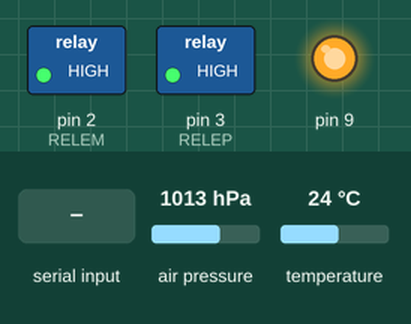
This sketch was run on a simulated Arduino Uno, built with avr-gcc and run on an emulated ATmega328P. On the bench: switched loads named in the sketch (green lamp = pin HIGH), output pins drawn as LEDs (lit = HIGH). The test bench sets the inputs (shaded band); at power-on: air pressure 1013 hPa, temperature 24 °C. Storage starts empty.

Above: at 1.2 s.
1.3 s: "1" received over the second serial link
At 1.8 s:
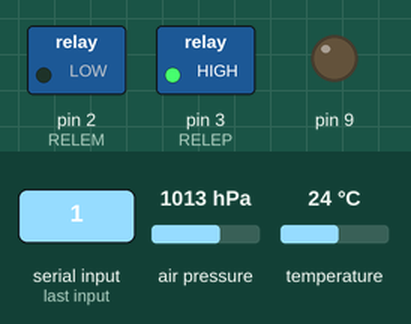
At 3.7 s:
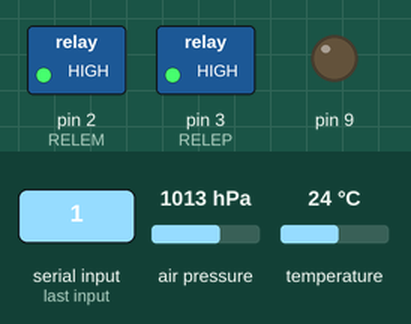
4.3 s: air pressure set to 1025 hPa
At 5.3 s:
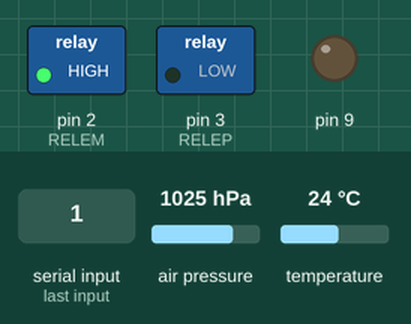
Timing chart, 0 to 7.5 s (numbered marks = the images above; inputs shaded):
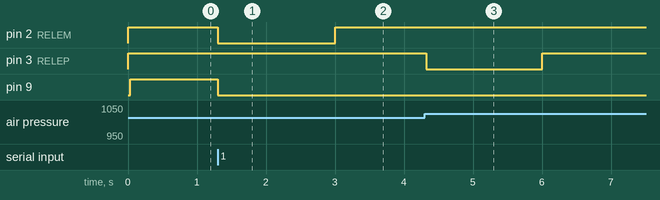

The sketch:

ProyectoKepler.ino
```cpp
/*
 *               UNIVERSIDAD SERGIO ARBOLEDA
 *               ARQUITECTURA DE COMPUTADORES
 *                    PROYECTO KEPLER
 *
 *                   Juan Esteban Arias
 *                  Juan Camilo Hernández
 *                 Christian David Jimenez
 *         ...................................
 *    El siguiente codigo, representa el funcionamineto
 * de un cohete al recopilar, guardar y mostrar informacion
 * como temperatura, presion, altura y velocidad alcanzada
 *                    durante el vuelo.
 */


#include <SPI.h>                // incluye libreria interfaz SPI
#include <SD.h>                 // incluye libreria para tarjetas SD
#include <SoftwareSerial.h>     // libreria que permite establecer pines digitales
#include <Wire.h>
#include <Adafruit_BMP085.h>    //Libreria para usar BMP180

File archivo;     // objeto archivo del tipo File

SoftwareSerial miBT(4, 5);  // pin 11 como RX, pin 10 como TX

Adafruit_BMP085 bmp;  //Instanca del sensor Barometrico


int RELEM = 2; //ini2
int RELEP = 3; //ini1

bool encendido = false;
bool motoresOn = false;
bool paracaidasOn = false;
bool caida = false;

int tiempo;
int tiempoBase=0;
int tiempoCaida=0;
int tiempoAterrizaje=0;

char datoBT = 4;

float correccionAl = 0;
float maximaAltura;
float altura;
float alturaReal;
float temperatura;
float presion;
float velocidad;

int datoMenor;
int segundo;
int aux = 300;

void setup() {
  Serial.begin(9600);

  miBT.begin(38400);        // comunicacion serie entre Arduino y el modulo a 38400 bps

  pinMode(9, OUTPUT);

  inicializarRele();

  inicializarMicroSD();

  inicializarBarometro();

  digitalWrite(9, HIGH);
}

void inicializarBarometro(){
  digitalWrite(9, LOW);
  if (!bmp.begin()) {
    Serial.println("HHAHA");
  while (1) {}
  }else{
    alturaReal = bmp.readAltitude(0);
    while(alturaReal<=2){
      if(alturaReal>-100){
        aux = 5;
      }
      correccionAl+=aux;
      alturaReal = bmp.readAltitude(correccionAl);
    }
  }
}

void inicializarMicroSD(){
  if (!SD.begin(10)) {     // inicializacion de tarjeta SD
    Serial.println("HOHOHO");
    while (1) {}
  }
  archivo = SD.open("Datos.txt", FILE_WRITE);  // apertura para lectura/escritura de archivo prueba.txt
  if (archivo) {
    archivo.println("SEGUNDO,ALTURA,ALTURACORREGIDA,VELOCIDAD,PRESION,TEMPERATURA");  // escritura de una linea de texto en archivo
  }
}


 void inicializarRele(){
  pinMode(RELEM, OUTPUT);
  pinMode(RELEP, OUTPUT);
  digitalWrite(RELEM, HIGH);
  digitalWrite(RELEP, HIGH);
}

void loop() {
  if(!encendido){
    if (miBT.available()){
      datoBT = miBT.read();    // almacena en DATO el caracter recibido desde modulo
      if(datoBT=='1'){
        encendido = true;
        tiempoBase = millis()/1000; //5
        digitalWrite(9, LOW);
      }
    }
  }else{
    if(!motoresOn){                 //Si los propulsores estan apagados
      prenderMotores();
    }else{
      if(!caida){
        estamosCayendo();
        tiempoCaida=millis()/1000;
      }else{
        if(!paracaidasOn){
          abrirParacaidas();
        }else{
          if(aterrizajeExitoso()>10){
            archivo.close();
            while(1){}
          }
        }
      }
    }
    obtenerInformacion();
  }
}

void estamosCayendo(){
  if(alturaReal > maximaAltura){
    maximaAltura = alturaReal;
    datoMenor = 0;
  }else{
    if(maximaAltura-alturaReal>2.50){
      caida = true;
    }
  }
}

void guardarInformacion(){
  if(archivo){
    archivo.print(segundo);
    archivo.print(",");
    archivo.print(altura);
    archivo.print(",");
    archivo.print(alturaReal);
    archivo.print(",");
    archivo.print(velocidad);
    archivo.print(",");
    archivo.print(presion);
    archivo.print(",");
    archivo.println(temperatura);
   }
}

void obtenerInformacion(){
  tiempo=millis()/1000;
  segundo = tiempo-tiempoBase;
  temperatura = bmp.readTemperature();
  presion = bmp.readPressure();
  altura = bmp.readAltitude();
  alturaReal = bmp.readAltitude(correccionAl);
  velocidad = alturaReal/segundo;
  guardarInformacion();
}

bool prenderMotores(){ //Led rojo encendido: RELE Apagado
  digitalWrite(RELEM, LOW);
  if((millis()/1000)-tiempoBase>=2){
    digitalWrite(RELEM, HIGH);
    motoresOn=true;
  }
}

void abrirParacaidas(){
  digitalWrite(RELEP, LOW);
  if((millis()/1000)-tiempoCaida>=1.8){
    digitalWrite(RELEP, HIGH);
    paracaidasOn = true;
  }
}

int aterrizajeExitoso(){
  if(alturaReal>=-10 && alturaReal<=10){
    tiempoAterrizaje++;
  }
  return tiempoAterrizaje;
}
```

Measured:
- after the input at 1.3 s, pin 2 (RELEM): HIGH → LOW at once, → HIGH 1.7 s later; pin 9: HIGH → LOW at once
- after the input at 4.3 s, pin 3 (RELEP): HIGH → LOW at once, → HIGH 1.7 s later
